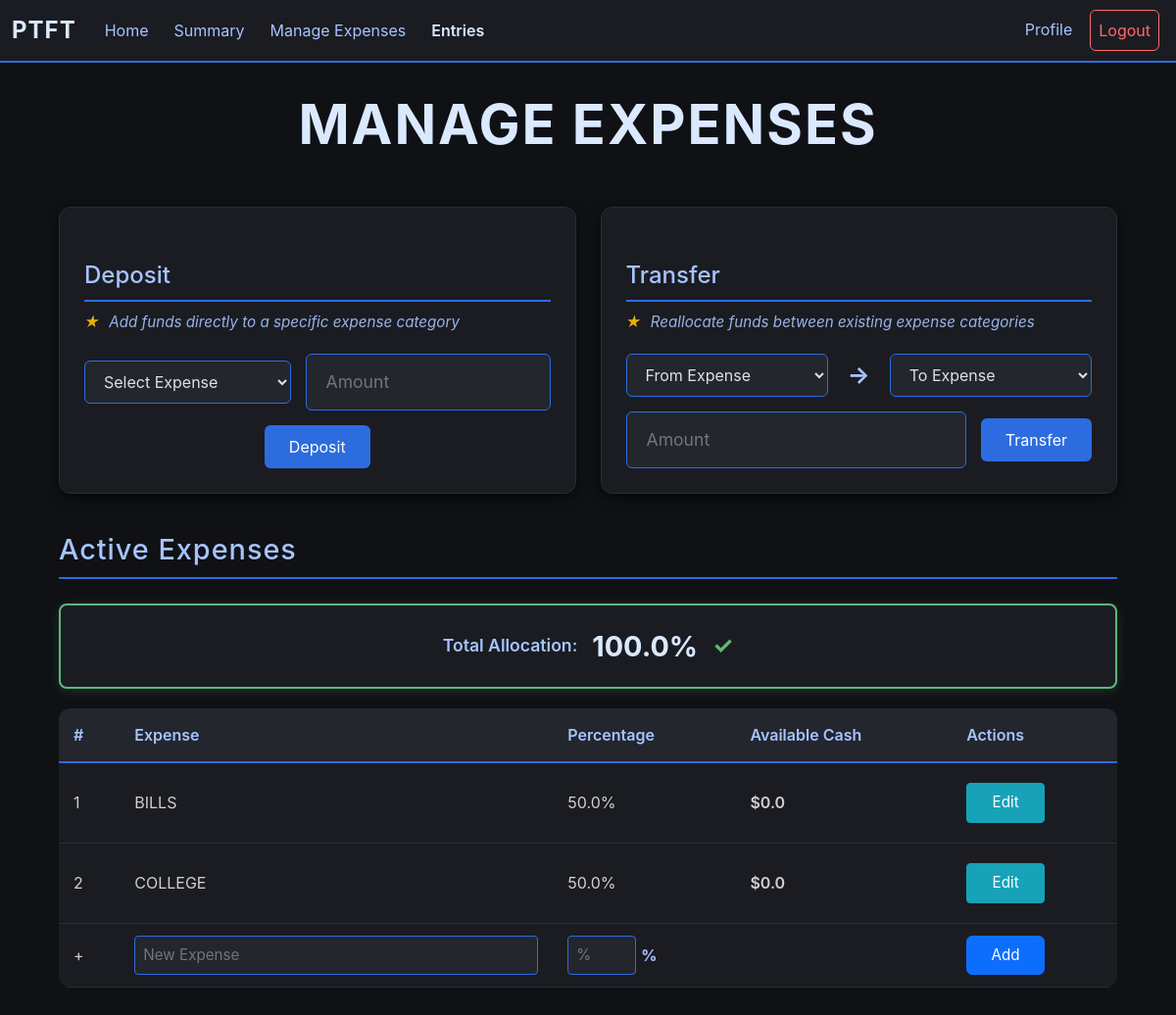
The page /expenses (signed in) on the database as committed earlier.
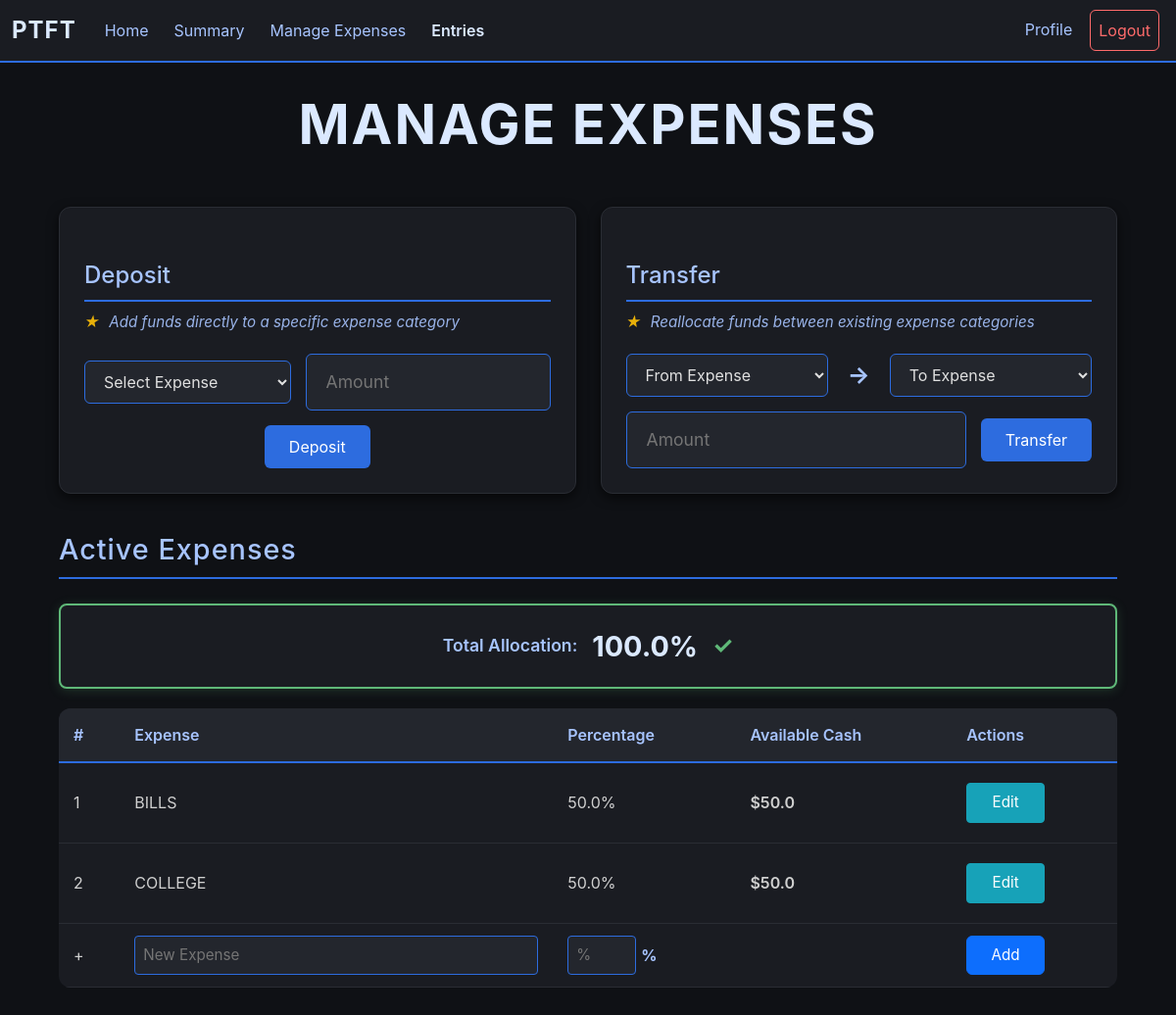
The same page on the database as committed later.
### app/models.py (models this page shows, shortened)
class Expenses(db.Model):        #Stores all expense category per user
    id = db.Column(db.Integer, primary_key = True)
    user_id = db.Column(db.Integer, db.ForeignKey("user.id"))
    name = db.Column(db.String(25))
    percentage = db.Column(db.Float)
    status = db.Column(db.Boolean, default = True)      #Archive Status
    deleted = db.Column(db.Boolean, default = False)
    savings = db.Column(db.Float, default = 0.0)
    earnings = db.Column(db.Float, default = 0.0)
    spendings = db.Column(db.Float, default = 0.0)
    transferred = db.Column(db.Float, default = 0.0)
    balance = db.Column(db.Float, default = 0.0)
    credit_balance = db.Column(db.Float, default = 0.0)

### app/routes/expense.py (the view)
@expense.route("/expenses", methods = ["GET"])
def expenses():
    if helper.check_login():
        active_expenses = {}
        inactive_expenses = {}
        expense_data = {}       #Links expense id to total savings {expense_id: amount saved}
        snaps = Exp_Snap.query.filter_by(user_id = session["user_id"]).all()
        deposits = Transaction.query.filter_by(user_id = session["user_id"], deposit_status = True).all()
        expenses = Expenses.query.filter_by(user_id = session["user_id"]).all()
        for snap in snaps:      #Calculates net total from snapshots
            expense_data[snap.expense_id] = expense_data.get(snap.expense_id, 0.0) + (snap.expense_earnings - snap.total_spending)
        for deposit in deposits:        #Calculates total deposits per expense
            expense_data[deposit.expense_id] = expense_data.get(deposit.expense_id, 0.0) + deposit.amount
        for expense in expenses:        #Separates expense types between archived and unarchived
            if expense.status:
                active_expenses[expense] = round(expense_data.get(expense.id, 0.0), 2)
            else:
                inactive_expenses[expense] = round(expense_data.get(expense.id, 0.0), 2)
        allocation_check = [0, True]
        for expense in active_expenses:
            allocation_check[0] += expense.percentage
        if allocation_check[0] !=100:
            allocation_check[1] = False
        all_expenses = list(active_expenses.keys()) + list(inactive_expenses.keys())
        deposits = Transaction.query.filter_by(user_id = session["user_id"], deposit_status = True).all()
        return render_template("expenses.html", active_expenses = active_expenses, inactive_expenses = inactive_expenses, status = allocation_check, all_expenses = all_expenses, deposits = deposits)
    else:
        return redirect(url_for("user.login"))

### app/helper.py (called while the page is built)
def check_login():
    return "user_id" in session

### app/templates/expenses.html (shortened to what this page needs)
{% extends "budget_base.html"%}
{% block content %}
<div class="expense-container">
    <h1 class="main-title">MANAGE EXPENSES</h1>
    <div class="function-sections">
        {% if active_expenses %}
        <div class="function-section">
            <h2 class="function-title">Deposit</h2>
            <p class="function-helper-text"><span class="tip-star">★</span> Add funds directly to a specific expense category</p>
            <form action="/deposit" method="POST" class="inline-form">
                <select name="expense_id" required>
                    <option value="">Select Expense</option>
                </select>
                <div class="input-wrapper">
                    <input type="number" step="0.01" name="amount" placeholder="Amount" min="0" required>
                </div>
                <button type="submit" class="form-btn">Deposit</button>
            </form>
        </div>
        <div class="function-section">
            <h2 class="function-title">Transfer</h2>
            <p class="function-helper-text"><span class="tip-star">★</span> Reallocate funds between existing expense categories</p>
            <form action="/reallocate" method="POST" class="inline-form">
                <select name="from_expense" required>
                    <option value="">From Expense</option>
                </select>
                <span class="arrow">→</span>
                <select name="to_expense" required>
                    <option value="">To Expense</option>
                </select>
                <div class="input-wrapper">
                    <input type="number" step="0.01" name="amount" placeholder="Amount" min="0" required>
                </div>
                <button type="submit" class="form-btn">Transfer</button>
            </form>
        </div>
      {% endif %}
    </div>
    <h1 class="section-title">Active Expenses</h1>
    <div class="status-display-compact {% if status[1] %}status-perfect{% else %}status-error{% endif %}">
        <div class="status-compact-content">
            <span class="status-label">Total Allocation:</span>
            <span class="status-percentage-compact">{{status[0]}}%</span>
            {% if status[1] %}
                <span class="status-icon-compact perfect">✓</span>
            {% else %}
                <span class="status-icon-compact error">✗</span>
            {% endif %}
        </div>
    </div>
    <table class="expense-table">
        <thead>
            <tr>
                <th>#</th>
                <th>Expense</th>
                <th>Percentage</th>
                <th>Available Cash</th>
                <th>Actions</th>
            </tr>
        </thead>
        <tbody>
            {% for active_expense in active_expenses %}
            <tr class="log-row" data-row-id="active-{{active_expense.id}}">
                <td>{{loop.index}}</td>
                <td>
                    <div class="display-mode">
                        <span class="display-text">{{active_expense.name}}</span>
                    </div>
                </td>
                <td>
                    <div class="display-mode">
                        <span class="display-text">{{active_expense.percentage}}%</span>
                    </div>
                </td>
                <td class="cash-cell">${{active_expenses[active_expense]}}</td>
                <td>
                    <div class="display-mode">
                        <button class="btn btn-dark btn-info btn-sm edit-toggle-btn" onclick="toggleEdit('active-{{active_expense.id}}')">Edit</button>
                    </div>
                </td>
            </tr>
            {% endfor %}
            <tr class="add-row">
                <form action="/add_expense" method="POST">
                    <td>+</td>
                    <td><input type="text" name="expense_name" placeholder="New Expense" class="table-input" required></td>
                    <td>
                        <div class="percent-wrapper">
                            <input type="number" name="percent" placeholder="%" class="table-input percent-input" required>
                            <span class="percent-symbol">%</span>
                        </div>
                    </td>
                    <td></td>
                    <td><button type="submit" class="btn btn-primary">Add</button></td>
                </form>
            </tr>
        </tbody>
    </table>
</div>
{% endblock %}

### app/templates/budget_base.html (shortened to what this page needs)
<!doctype html>
<html lang="en-US">
  <head>
    {% block css %}
      <link rel="stylesheet" href="{{ url_for('static', filename='style.css') }}">
      <link href="https://cdn.jsdelivr.net/npm/bootstrap@5.3.8/dist/css/bootstrap.min.css" rel="stylesheet">
      <link rel="stylesheet" href="{{ url_for('static', filename='style.css') }}">
    {% endblock %}
  </head>
  <body>
    <nav class="navbar navbar-expand">
      <div class="container-fluid">
        <a class="navbar-brand" href="#">PTFT</a>
        <ul class="navbar-nav me-auto">
          <li class="nav-item">
            <a class="nav-link" href="/home">Home</a>
          </li>
          <li class="nav-item">
            <a class="nav-link" href="/summary">Summary</a>
          </li>
          <li class="nav-item">
            <a class="nav-link" href="/expenses">Manage Expenses</a>
          </li>
          <li class="nav-item">
            <a class="nav-link entries-link" href="/entry">Entries</a>
          </li>
        </ul>
        <ul class="navbar-nav ms-auto">
          <li class="nav-item">
            <a class="nav-link" href="/profile">Profile</a>
          </li>
          <li class="nav-item">
            <a class="nav-link logout" href="/logout">Logout</a>
          </li>
        </ul>
      </div>
    </nav>
    {% block content%}
    {% endblock%}
  </body>
</html>

Rows that differ between the two databases and show on the page:
changed Expenses "BILLS": active_expenses "0.0" → "50.0"
changed Expenses "COLLEGE": active_expenses "0.0" → "50.0"
